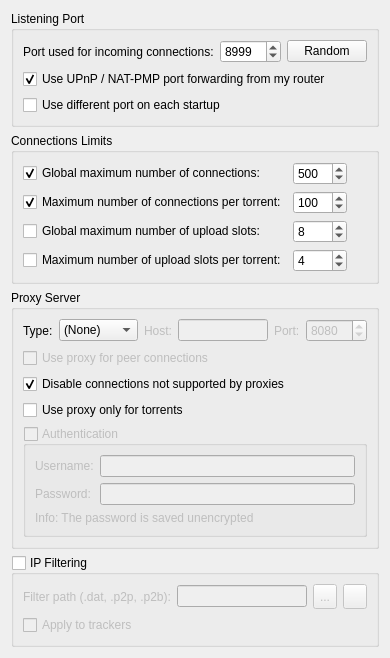
          <widget class="QWidget" name="scrollAreaWidgetContents_3">
           <property name="geometry">
            <rect>
             <x>0</x>
             <y>0</y>
             <width>356</width>
             <height>578</height>
            </rect>
           </property>
           <layout class="QVBoxLayout" name="verticalLayout_20">
            <item>
             <widget class="QGroupBox" name="ListeningPortBox">
              <property name="title">
               <string>Listening Port</string>
              </property>
              <layout class="QVBoxLayout" name="listeningPortLayout">
               <item>
                <layout class="QHBoxLayout" name="listeningPortLayout2">
                 <item>
                  <widget class="QLabel" name="lbl_ports">
                   <property name="text">
                    <string>Port used for incoming connections:</string>
                   </property>
                  </widget>
                 </item>
                 <item>
                  <widget class="QSpinBox" name="spinPort">
                   <property name="minimum">
                    <number>1</number>
                   </property>
                   <property name="maximum">
                    <number>65535</number>
                   </property>
                   <property name="value">
                    <number>8999</number>
                   </property>
                  </widget>
                 </item>
                 <item>
                  <widget class="QPushButton" name="randomButton">
                   <property name="text">
                    <string>Random</string>
                   </property>
                  </widget>
                 </item>
                 <item>
                  <spacer name="horizontalSpacer_4">
                   <property name="orientation">
                    <enum>Qt::Horizontal</enum>
                   </property>
                   <property name="sizeHint" stdset="0">
                    <size>
                     <width>40</width>
                     <height>20</height>
                    </size>
                   </property>
                  </spacer>
                 </item>
                </layout>
               </item>
               <item>
                <widget class="QCheckBox" name="checkUPnP">
                 <property name="text">
                  <string>Use UPnP / NAT-PMP port forwarding from my router</string>
                 </property>
                 <property name="checked">
                  <bool>true</bool>
                 </property>
                </widget>
               </item>
               <item>
                <widget class="QCheckBox" name="checkRandomPort">
                 <property name="text">
                  <string>Use different port on each startup</string>
                 </property>
                </widget>
               </item>
              </layout>
             </widget>
            </item>
            <item>
             <widget class="QGroupBox" name="nbConnecBox">
              <property name="title">
               <string>Connections Limits</string>
              </property>
              <layout class="QGridLayout" name="gridLayout">
               <item row="3" column="1">
                <widget class="QSpinBox" name="spinMaxUploadsPerTorrent">
                 <property name="maximum">
                  <number>500</number>
                 </property>
                 <property name="value">
                  <number>4</number>
                 </property>
                </widget>
               </item>
               <item row="1" column="0">
                <widget class="QCheckBox" name="checkMaxConnecsPerTorrent">
                 <property name="text">
                  <string>Maximum number of connections per torrent:</string>
                 </property>
                 <property name="checked">
                  <bool>true</bool>
                 </property>
                </widget>
               </item>
               <item row="0" column="0">
                <widget class="QCheckBox" name="checkMaxConnecs">
                 <property name="text">
                  <string>Global maximum number of connections:</string>
                 </property>
                 <property name="checked">
                  <bool>true</bool>
                 </property>
                </widget>
               </item>
               <item row="0" column="1">
                <widget class="QSpinBox" name="spinMaxConnec">
                 <property name="enabled">
                  <bool>true</bool>
                 </property>
                 <property name="minimum">
                  <number>2</number>
                 </property>
                 <property name="maximum">
                  <number>2000</number>
                 </property>
                 <property name="value">
                  <number>500</number>
                 </property>
                </widget>
               </item>
               <item row="1" column="1">
                <widget class="QSpinBox" name="spinMaxConnecPerTorrent">
                 <property name="minimum">
                  <number>2</number>
                 </property>
                 <property name="maximum">
                  <number>2000</number>
                 </property>
                 <property name="value">
                  <number>100</number>
                 </property>
                </widget>
               </item>
               <item row="3" column="0">
                <widget class="QCheckBox" name="checkMaxUploadsPerTorrent">
                 <property name="text">
                  <string>Maximum number of upload slots per torrent:</string>
                 </property>
                 <property name="checked">
                  <bool>false</bool>
                 </property>
                </widget>
               </item>
               <item row="2" column="0">
                <widget class="QCheckBox" name="checkMaxUploads">
                 <property name="text">
                  <string>Global maximum number of upload slots:</string>
                 </property>
                 <property name="checked">
                  <bool>false</bool>
                 </property>
                </widget>
               </item>
               <item row="2" column="1">
                <widget class="QSpinBox" name="spinMaxUploads">
                 <property name="maximum">
                  <number>2000</number>
                 </property>
                 <property name="value">
                  <number>8</number>
                 </property>
                </widget>
               </item>
               <item row="0" column="2">
                <spacer name="horizontalSpacer_3">
                 <property name="orientation">
                  <enum>Qt::Horizontal</enum>
                 </property>
                 <property name="sizeHint" stdset="0">
                  <size>
                   <width>40</width>
                   <height>20</height>
                  </size>
                 </property>
                </spacer>
               </item>
              </layout>
             </widget>
            </item>
            <item>
             <widget class="QGroupBox" name="groupProxy">
              <property name="enabled">
               <bool>true</bool>
              </property>
              <property name="title">
               <string>Proxy Server</string>
              </property>
              <layout class="QVBoxLayout" name="verticalLayout_29">
               <item>
                <layout class="QHBoxLayout" name="proxyTypeLayout">
                 <item>
                  <widget class="QLabel" name="ProxyType_lbl">
                   <property name="text">
                    <string>Type:</string>
                   </property>
                  </widget>
                 </item>
                 <item>
                  <widget class="QComboBox" name="comboProxyType">
                   <item>
                    <property name="text">
                     <string>(None)</string>
                    </property>
                   </item>
                   <item>
                    <property name="text">
                     <string>SOCKS4</string>
                    </property>
                   </item>
                   <item>
                    <property name="text">
                     <string>SOCKS5</string>
                    </property>
                   </item>
                   <item>
                    <property name="text">
                     <string>HTTP</string>
                    </property>
                   </item>
                  </widget>
                 </item>
                 <item>
                  <widget class="QLabel" name="lblProxyIP">
                   <property name="enabled">
                    <bool>false</bool>
                   </property>
                   <property name="text">
                    <string>Host:</string>
                   </property>
                  </widget>
                 </item>
                 <item>
                  <widget class="QLineEdit" name="textProxyIP">
                   <property name="enabled">
                    <bool>false</bool>
                   </property>
                   <property name="text">
                    <string/>
                   </property>
                  </widget>
                 </item>
                 <item>
                  <widget class="QLabel" name="lblProxyPort">
                   <property name="enabled">
                    <bool>false</bool>
                   </property>
                   <property name="text">
                    <string>Port:</string>
                   </property>
                  </widget>
                 </item>
                 <item>
                  <widget class="QSpinBox" name="spinProxyPort">
                   <property name="enabled">
                    <bool>false</bool>
                   </property>
                   <property name="minimum">
                    <number>1</number>
                   </property>
                   <property name="maximum">
                    <number>65535</number>
                   </property>
                   <property name="value">
                    <number>8080</number>
                   </property>
                  </widget>
                 </item>
                </layout>
               </item>
               <item>
                <widget class="QCheckBox" name="checkProxyPeerConnecs">
                 <property name="enabled">
                  <bool>false</bool>
                 </property>
                 <property name="toolTip">
                  <string>Otherwise, the proxy server is only used for tracker connections</string>
                 </property>
                 <property name="text">
                  <string>Use proxy for peer connections</string>
                 </property>
                </widget>
               </item>
               <item>
                <widget class="QCheckBox" name="checkForceProxy">
                 <property name="text">
                  <string>Disable connections not supported by proxies</string>
                 </property>
                 <property name="checked">
                  <bool>true</bool>
                 </property>
                </widget>
               </item>
               <item>
                <widget class="QCheckBox" name="isProxyOnlyForTorrents">
                 <property name="toolTip">
                  <string>RSS feeds, search engine, software updates or anything else other than torrent transfers and related operations (such as peer exchanges) will use a direct connection</string>
                 </property>
                 <property name="text">
                  <string>Use proxy only for torrents</string>
                 </property>
                 <property name="checked">
                  <bool>false</bool>
                 </property>
                </widget>
               </item>
               <item>
                <widget class="QGroupBox" name="checkProxyAuth">
                 <property name="enabled">
                  <bool>false</bool>
                 </property>
                 <property name="title">
                  <string>Authentication</string>
                 </property>
                 <property name="checkable">
                  <bool>true</bool>
                 </property>
                 <property name="checked">
                  <bool>false</bool>
                 </property>
                 <layout class="QVBoxLayout" name="verticalLayout_24">
                  <item>
                   <layout class="QGridLayout" name="gridLayout_12">
                    <item row="0" column="0">
                     <widget class="QLabel" name="lblProxyUsername">
                      <property name="text">
                       <string>Username:</string>
                      </property>
                     </widget>
                    </item>
                    <item row="0" column="1">
                     <widget class="QLineEdit" name="textProxyUsername"/>
                    </item>
                    <item row="1" column="0">
                     <widget class="QLabel" name="lblProxyPassword">
                      <property name="text">
                       <string>Password:</string>
                      </property>
                     </widget>
                    </item>
                    <item row="1" column="1">
                     <widget class="QLineEdit" name="textProxyPassword">
                      <property name="echoMode">
                       <enum>QLineEdit::Password</enum>
                      </property>
                     </widget>
                    </item>
                   </layout>
                  </item>
                  <item>
                   <widget class="QLabel" name="label_23">
                    <property name="text">
                     <string>Info: The password is saved unencrypted</string>
                    </property>
                   </widget>
                  </item>
                 </layout>
                </widget>
               </item>
              </layout>
             </widget>
            </item>
            <item>
             <widget class="QGroupBox" name="checkIPFilter">
              <property name="title">
               <string>IP Filtering</string>
              </property>
              <property name="checkable">
               <bool>true</bool>
              </property>
              <property name="checked">
               <bool>false</bool>
              </property>
              <layout class="QVBoxLayout" name="verticalLayout_17">
               <item>
                <layout class="QHBoxLayout" name="horizontalLayout_11">
                 <item>
                  <widget class="QLabel" name="lblFilterPath">
                   <property name="text">
                    <string>Filter path (.dat, .p2p, .p2b):</string>
                   </property>
                  </widget>
                 </item>
                 <item>
                  <widget class="QLineEdit" name="textFilterPath"/>
                 </item>
                 <item>
                  <widget class="QToolButton" name="browseFilterButton">
                   <property name="minimumSize">
                    <size>
                     <width>0</width>
                     <height>25</height>
                    </size>
                   </property>
                   <property name="text">
                    <string notr="true">...</string>
                   </property>
                  </widget>
                 </item>
                 <item>
                  <widget class="QToolButton" name="IpFilterRefreshBtn">
                   <property name="minimumSize">
                    <size>
                     <width>0</width>
                     <height>25</height>
                    </size>
                   </property>
                   <property name="toolTip">
                    <string>Reload the filter</string>
                   </property>
                  </widget>
                 </item>
                </layout>
               </item>
               <item>
                <widget class="QCheckBox" name="checkIpFilterTrackers">
                 <property name="text">
                  <string>Apply to trackers</string>
                 </property>
                </widget>
               </item>
              </layout>
             </widget>
            </item>
            <item>
             <spacer name="verticalSpacer_3">
              <property name="orientation">
               <enum>Qt::Vertical</enum>
              </property>
              <property name="sizeHint" stdset="0">
               <size>
                <width>20</width>
                <height>40</height>
               </size>
              </property>
             </spacer>
            </item>
           </layout>
          </widget>
